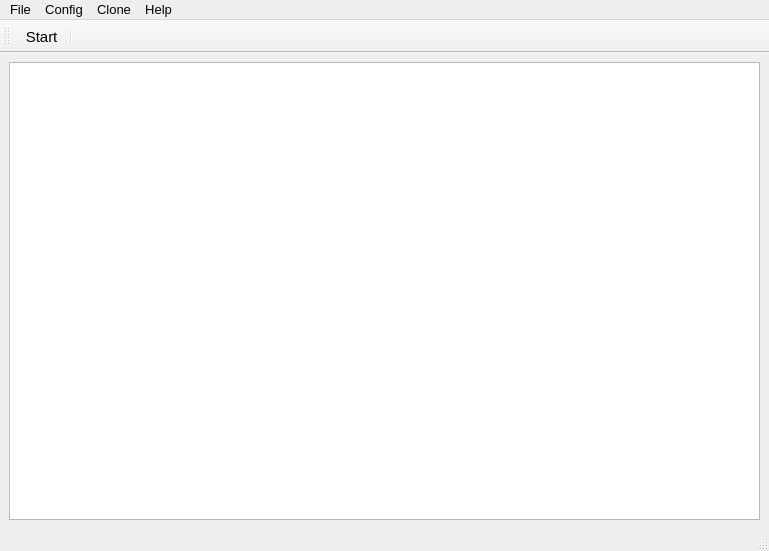
<?xml version="1.0" encoding="UTF-8"?>
<ui version="4.0">
 <class>MainWindow_bak</class>
 <widget class="QMainWindow" name="MainWindow_bak">
  <property name="geometry">
   <rect>
    <x>0</x>
    <y>0</y>
    <width>769</width>
    <height>551</height>
   </rect>
  </property>
  <property name="sizePolicy">
   <sizepolicy hsizetype="Preferred" vsizetype="Preferred">
    <horstretch>0</horstretch>
    <verstretch>0</verstretch>
   </sizepolicy>
  </property>
  <property name="font">
   <font>
    <pointsize>10</pointsize>
   </font>
  </property>
  <property name="windowTitle">
   <string>f-care</string>
  </property>
  <property name="windowIcon">
   <iconset>
    <normaloff>Logo.ico</normaloff>Logo.ico</iconset>
  </property>
  <property name="dockOptions">
   <set>QMainWindow::AllowTabbedDocks|QMainWindow::AnimatedDocks</set>
  </property>
  <widget class="QWidget" name="centralwidget">
   <property name="sizePolicy">
    <sizepolicy hsizetype="Maximum" vsizetype="Maximum">
     <horstretch>0</horstretch>
     <verstretch>0</verstretch>
    </sizepolicy>
   </property>
   <layout class="QGridLayout" name="gridLayout">
    <item row="0" column="0">
     <widget class="QTableView" name="tableView"/>
    </item>
   </layout>
  </widget>
  <widget class="QMenuBar" name="menubar">
   <property name="geometry">
    <rect>
     <x>0</x>
     <y>0</y>
     <width>769</width>
     <height>21</height>
    </rect>
   </property>
   <widget class="QMenu" name="menuFile">
    <property name="title">
     <string>File</string>
    </property>
    <addaction name="actionOpen"/>
    <addaction name="actionSave"/>
    <addaction name="separator"/>
    <addaction name="actionQuit"/>
   </widget>
   <widget class="QMenu" name="menuClone">
    <property name="title">
     <string>Clone</string>
    </property>
    <widget class="QMenu" name="menuImport_Clone">
     <property name="title">
      <string>Import Clone</string>
     </property>
     <addaction name="actionUID_Pass"/>
     <addaction name="actionUID_Pass_2FA"/>
    </widget>
    <addaction name="menuImport_Clone"/>
   </widget>
   <widget class="QMenu" name="menuHelp">
    <property name="title">
     <string>Help</string>
    </property>
    <addaction name="actionAbout"/>
   </widget>
   <widget class="QMenu" name="menuConfig">
    <property name="title">
     <string>Config</string>
    </property>
    <addaction name="actionC_u_h_nh_Proxy_VPN"/>
    <addaction name="actionC_u_h_nh_s_lu_ng"/>
    <addaction name="actionC_u_h_nh_Facebook"/>
   </widget>
   <addaction name="menuFile"/>
   <addaction name="menuConfig"/>
   <addaction name="menuClone"/>
   <addaction name="menuHelp"/>
  </widget>
  <widget class="QToolBar" name="toolBar">
   <property name="windowTitle">
    <string>toolBar</string>
   </property>
   <property name="toolButtonStyle">
    <enum>Qt::ToolButtonTextBesideIcon</enum>
   </property>
   <attribute name="toolBarArea">
    <enum>TopToolBarArea</enum>
   </attribute>
   <attribute name="toolBarBreak">
    <bool>false</bool>
   </attribute>
   <addaction name="actionStart"/>
   <addaction name="separator"/>
  </widget>
  <widget class="QStatusBar" name="statusBar">
   <property name="focusPolicy">
    <enum>Qt::ClickFocus</enum>
   </property>
  </widget>
  <action name="actionExit">
   <property name="text">
    <string>Exit</string>
   </property>
   <property name="font">
    <font>
     <pointsize>10</pointsize>
    </font>
   </property>
  </action>
  <action name="actionStart">
   <property name="icon">
    <iconset resource="qml.qrc">
     <normaloff>:/images/icons8_play_1.png</normaloff>
     <normalon>:/new/prefix1/images/change_25px.png</normalon>:/images/icons8_play_1.png</iconset>
   </property>
   <property name="text">
    <string>Start</string>
   </property>
   <property name="iconText">
    <string> Start</string>
   </property>
   <property name="font">
    <font>
     <pointsize>11</pointsize>
    </font>
   </property>
   <property name="iconVisibleInMenu">
    <bool>true</bool>
   </property>
  </action>
  <action name="actionT_ng_s_clone">
   <property name="text">
    <string>Tổng số clone</string>
   </property>
  </action>
  <action name="actionAbout">
   <property name="text">
    <string>About</string>
   </property>
  </action>
  <action name="actionC_u_h_nh_Proxy_VPN">
   <property name="text">
    <string>Cấu hình Proxy/VPN</string>
   </property>
  </action>
  <action name="actionC_u_h_nh_s_lu_ng">
   <property name="text">
    <string>Cấu hình số luồng</string>
   </property>
  </action>
  <action name="actionC_u_h_nh_Facebook">
   <property name="text">
    <string>Cấu hình Facebook</string>
   </property>
  </action>
  <action name="actionOpen">
   <property name="icon">
    <iconset resource="qml.qrc">
     <normaloff>:/images/icons8_opened_folder_37px.png</normaloff>:/images/icons8_opened_folder_37px.png</iconset>
   </property>
   <property name="text">
    <string>Open</string>
   </property>
  </action>
  <action name="actionSave">
   <property name="icon">
    <iconset resource="qml.qrc">
     <normaloff>:/images/checked_checkbox_25px.png</normaloff>:/images/checked_checkbox_25px.png</iconset>
   </property>
   <property name="text">
    <string>Save</string>
   </property>
  </action>
  <action name="actionQuit">
   <property name="icon">
    <iconset resource="qml.qrc">
     <normaloff>:/images/icons8_shutdown_30px.png</normaloff>:/images/icons8_shutdown_30px.png</iconset>
   </property>
   <property name="text">
    <string>Quit</string>
   </property>
  </action>
  <action name="actionUID_Pass">
   <property name="text">
    <string>UID|Pass</string>
   </property>
  </action>
  <action name="actionUID_Pass_2FA">
   <property name="text">
    <string>UID|Pass|2FA</string>
   </property>
  </action>
 </widget>
 <resources>
  <include location="qml.qrc"/>
 </resources>
 <connections/>
</ui>
